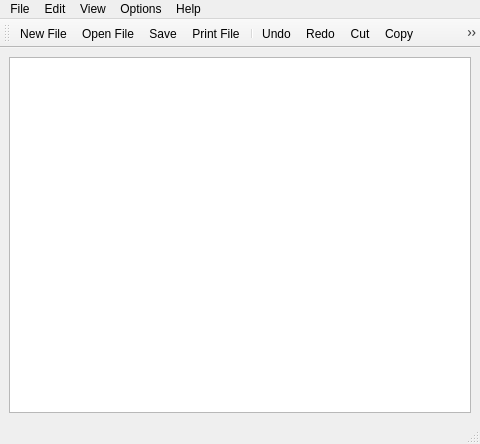
<?xml version="1.0" encoding="UTF-8"?>
<ui version="4.0">
 <class>MainWindow</class>
 <widget class="QMainWindow" name="MainWindow">
  <property name="geometry">
   <rect>
    <x>0</x>
    <y>0</y>
    <width>480</width>
    <height>444</height>
   </rect>
  </property>
  <property name="windowTitle">
   <string>Note+</string>
  </property>
  <widget class="QWidget" name="centralwidget">
   <layout class="QGridLayout" name="gridLayout">
    <item row="0" column="0">
     <widget class="QTextEdit" name="textBody">
      <property name="font">
       <font>
        <family>Arial</family>
        <pointsize>15</pointsize>
       </font>
      </property>
     </widget>
    </item>
   </layout>
  </widget>
  <widget class="QMenuBar" name="menubar">
   <property name="geometry">
    <rect>
     <x>0</x>
     <y>0</y>
     <width>480</width>
     <height>21</height>
    </rect>
   </property>
   <widget class="QMenu" name="menuFile">
    <property name="title">
     <string>File</string>
    </property>
    <addaction name="actionNew_File"/>
    <addaction name="actionOpen_File"/>
    <addaction name="actionSave"/>
    <addaction name="actionSave_as"/>
    <addaction name="separator"/>
    <addaction name="actionPrint"/>
    <addaction name="separator"/>
    <addaction name="actionExitApp"/>
   </widget>
   <widget class="QMenu" name="menuOption">
    <property name="title">
     <string>Options</string>
    </property>
    <widget class="QMenu" name="menuFont_size">
     <property name="title">
      <string>Font size</string>
     </property>
     <addaction name="action12px"/>
     <addaction name="action18px"/>
     <addaction name="action24px"/>
    </widget>
    <addaction name="menuFont_size"/>
   </widget>
   <widget class="QMenu" name="menuEdit">
    <property name="title">
     <string>Edit</string>
    </property>
    <addaction name="actionCut"/>
    <addaction name="actionCopy"/>
    <addaction name="actionPaste"/>
    <addaction name="separator"/>
    <addaction name="actionUndo"/>
    <addaction name="actionRedo"/>
    <addaction name="separator"/>
    <addaction name="actionNormal"/>
    <addaction name="actionBold"/>
    <addaction name="actionItalic"/>
    <addaction name="actionUnderline"/>
    <addaction name="separator"/>
    <addaction name="actionSelect_All"/>
   </widget>
   <widget class="QMenu" name="menuHelp">
    <property name="title">
     <string>Help</string>
    </property>
    <addaction name="actionAbout"/>
   </widget>
   <widget class="QMenu" name="menuView">
    <property name="title">
     <string>View</string>
    </property>
    <widget class="QMenu" name="menuScreen">
     <property name="title">
      <string>Screen</string>
     </property>
     <addaction name="actionFull"/>
     <addaction name="actionNormal_2"/>
     <addaction name="actionMinimized"/>
    </widget>
    <addaction name="menuScreen"/>
   </widget>
   <addaction name="menuFile"/>
   <addaction name="menuEdit"/>
   <addaction name="menuView"/>
   <addaction name="menuOption"/>
   <addaction name="menuHelp"/>
  </widget>
  <widget class="QStatusBar" name="statusbar"/>
  <widget class="QToolBar" name="opBar">
   <property name="windowTitle">
    <string>toolBar</string>
   </property>
   <attribute name="toolBarArea">
    <enum>TopToolBarArea</enum>
   </attribute>
   <attribute name="toolBarBreak">
    <bool>false</bool>
   </attribute>
   <addaction name="actionTB_NewFile"/>
   <addaction name="actionTB_OpenFile"/>
   <addaction name="actionTB_Save"/>
   <addaction name="actionTB_Print"/>
   <addaction name="separator"/>
   <addaction name="actionTB_Undo"/>
   <addaction name="actionTB_Redo"/>
   <addaction name="actionTB_Cut"/>
   <addaction name="actionTB_Copy"/>
   <addaction name="actionTB_Paste"/>
   <addaction name="actionTB_SelectAll"/>
   <addaction name="separator"/>
   <addaction name="actionTB_Normal"/>
   <addaction name="actionTB_Bold"/>
   <addaction name="actionTB_Italic"/>
   <addaction name="actionTB_Underline"/>
  </widget>
  <action name="actionNew_File">
   <property name="icon">
    <iconset>
     <normaloff>res/icons/newfile.png</normaloff>res/icons/newfile.png</iconset>
   </property>
   <property name="text">
    <string>New File</string>
   </property>
  </action>
  <action name="actionOpen_File">
   <property name="icon">
    <iconset>
     <normaloff>res/icons/open.png</normaloff>res/icons/open.png</iconset>
   </property>
   <property name="text">
    <string>Open..</string>
   </property>
  </action>
  <action name="actionSave">
   <property name="icon">
    <iconset>
     <normaloff>res/icons/save.png</normaloff>res/icons/save.png</iconset>
   </property>
   <property name="text">
    <string>Save</string>
   </property>
  </action>
  <action name="actionSave_as">
   <property name="icon">
    <iconset>
     <normaloff>res/icons/saveas.png</normaloff>res/icons/saveas.png</iconset>
   </property>
   <property name="text">
    <string>Save as</string>
   </property>
  </action>
  <action name="actionExit">
   <property name="text">
    <string>Exit</string>
   </property>
  </action>
  <action name="action12px">
   <property name="text">
    <string>12px</string>
   </property>
  </action>
  <action name="action18px">
   <property name="text">
    <string>18px</string>
   </property>
  </action>
  <action name="action24px">
   <property name="text">
    <string>24px</string>
   </property>
  </action>
  <action name="actionPrint">
   <property name="icon">
    <iconset>
     <normaloff>res/icons/print.png</normaloff>res/icons/print.png</iconset>
   </property>
   <property name="text">
    <string>Print</string>
   </property>
  </action>
  <action name="actionExitApp">
   <property name="icon">
    <iconset>
     <normaloff>res/icons/exit.png</normaloff>res/icons/exit.png</iconset>
   </property>
   <property name="text">
    <string>Exit</string>
   </property>
  </action>
  <action name="actionCut">
   <property name="icon">
    <iconset>
     <normaloff>res/icons/cut.png</normaloff>res/icons/cut.png</iconset>
   </property>
   <property name="text">
    <string>Cut</string>
   </property>
  </action>
  <action name="actionCopy">
   <property name="icon">
    <iconset>
     <normaloff>res/icons/copy.png</normaloff>res/icons/copy.png</iconset>
   </property>
   <property name="text">
    <string>Copy</string>
   </property>
  </action>
  <action name="actionPaste">
   <property name="icon">
    <iconset>
     <normaloff>res/icons/paste.png</normaloff>res/icons/paste.png</iconset>
   </property>
   <property name="text">
    <string>Paste</string>
   </property>
  </action>
  <action name="actionUndo">
   <property name="icon">
    <iconset>
     <normaloff>res/icons/undo.png</normaloff>res/icons/undo.png</iconset>
   </property>
   <property name="text">
    <string>Undo</string>
   </property>
  </action>
  <action name="actionRedo">
   <property name="icon">
    <iconset>
     <normaloff>res/icons/redo.png</normaloff>res/icons/redo.png</iconset>
   </property>
   <property name="text">
    <string>Redo</string>
   </property>
  </action>
  <action name="actionSelect_All">
   <property name="icon">
    <iconset>
     <normaloff>res/icons/select.png</normaloff>res/icons/select.png</iconset>
   </property>
   <property name="text">
    <string>Select All</string>
   </property>
  </action>
  <action name="actionAbout">
   <property name="text">
    <string>About</string>
   </property>
  </action>
  <action name="actionTB_Undo">
   <property name="icon">
    <iconset>
     <normaloff>res/icons/undo.png</normaloff>res/icons/undo.png</iconset>
   </property>
   <property name="text">
    <string>Undo</string>
   </property>
  </action>
  <action name="actionTB_Redo">
   <property name="icon">
    <iconset>
     <normaloff>res/icons/redo.png</normaloff>res/icons/redo.png</iconset>
   </property>
   <property name="text">
    <string>Redo</string>
   </property>
  </action>
  <action name="actionTB_Cut">
   <property name="icon">
    <iconset>
     <normaloff>res/icons/cut.png</normaloff>res/icons/cut.png</iconset>
   </property>
   <property name="text">
    <string>Cut</string>
   </property>
  </action>
  <action name="actionTB_Copy">
   <property name="icon">
    <iconset>
     <normaloff>res/icons/copy.png</normaloff>res/icons/copy.png</iconset>
   </property>
   <property name="text">
    <string>Copy</string>
   </property>
  </action>
  <action name="actionTB_Paste">
   <property name="icon">
    <iconset>
     <normaloff>res/icons/paste.png</normaloff>res/icons/paste.png</iconset>
   </property>
   <property name="text">
    <string>Paste</string>
   </property>
  </action>
  <action name="actionTB_NewFile">
   <property name="icon">
    <iconset>
     <normaloff>res/icons/newfile.png</normaloff>res/icons/newfile.png</iconset>
   </property>
   <property name="text">
    <string>New File</string>
   </property>
  </action>
  <action name="actionTB_OpenFile">
   <property name="icon">
    <iconset>
     <normaloff>res/icons/open.png</normaloff>res/icons/open.png</iconset>
   </property>
   <property name="text">
    <string>Open File</string>
   </property>
  </action>
  <action name="actionTB_Save">
   <property name="icon">
    <iconset>
     <normaloff>res/icons/save.png</normaloff>res/icons/save.png</iconset>
   </property>
   <property name="text">
    <string>Save</string>
   </property>
  </action>
  <action name="actionTB_Print">
   <property name="icon">
    <iconset>
     <normaloff>res/icons/print.png</normaloff>res/icons/print.png</iconset>
   </property>
   <property name="text">
    <string>Print File</string>
   </property>
  </action>
  <action name="actionTB_SelectAll">
   <property name="icon">
    <iconset>
     <normaloff>res/icons/select.png</normaloff>res/icons/select.png</iconset>
   </property>
   <property name="text">
    <string>Select All</string>
   </property>
  </action>
  <action name="actionBold">
   <property name="icon">
    <iconset>
     <normaloff>res/icons/bold.png</normaloff>res/icons/bold.png</iconset>
   </property>
   <property name="text">
    <string>Bold</string>
   </property>
  </action>
  <action name="actionItalic">
   <property name="icon">
    <iconset>
     <normaloff>res/icons/italic.png</normaloff>res/icons/italic.png</iconset>
   </property>
   <property name="text">
    <string>Italic</string>
   </property>
  </action>
  <action name="actionUnderline">
   <property name="icon">
    <iconset>
     <normaloff>res/icons/underline.png</normaloff>res/icons/underline.png</iconset>
   </property>
   <property name="text">
    <string>Underline</string>
   </property>
  </action>
  <action name="actionNormal">
   <property name="icon">
    <iconset>
     <normaloff>res/icons/text.png</normaloff>res/icons/text.png</iconset>
   </property>
   <property name="text">
    <string>Normal</string>
   </property>
  </action>
  <action name="actionTB_Normal">
   <property name="icon">
    <iconset>
     <normaloff>res/icons/text.png</normaloff>res/icons/text.png</iconset>
   </property>
   <property name="text">
    <string>TB_Normal</string>
   </property>
  </action>
  <action name="actionTB_Bold">
   <property name="icon">
    <iconset>
     <normaloff>res/icons/bold.png</normaloff>res/icons/bold.png</iconset>
   </property>
   <property name="text">
    <string>TB_Bold</string>
   </property>
  </action>
  <action name="actionTB_Italic">
   <property name="icon">
    <iconset>
     <normaloff>res/icons/italic.png</normaloff>res/icons/italic.png</iconset>
   </property>
   <property name="text">
    <string>TB_Italic</string>
   </property>
  </action>
  <action name="actionTB_Underline">
   <property name="icon">
    <iconset>
     <normaloff>res/icons/underline.png</normaloff>res/icons/underline.png</iconset>
   </property>
   <property name="text">
    <string>TB_Underline</string>
   </property>
  </action>
  <action name="actionFull">
   <property name="text">
    <string>Full</string>
   </property>
  </action>
  <action name="actionNormal_2">
   <property name="text">
    <string>Normal</string>
   </property>
  </action>
  <action name="actionMinimized">
   <property name="text">
    <string>Minimized</string>
   </property>
  </action>
 </widget>
 <resources/>
 <connections/>
</ui>
